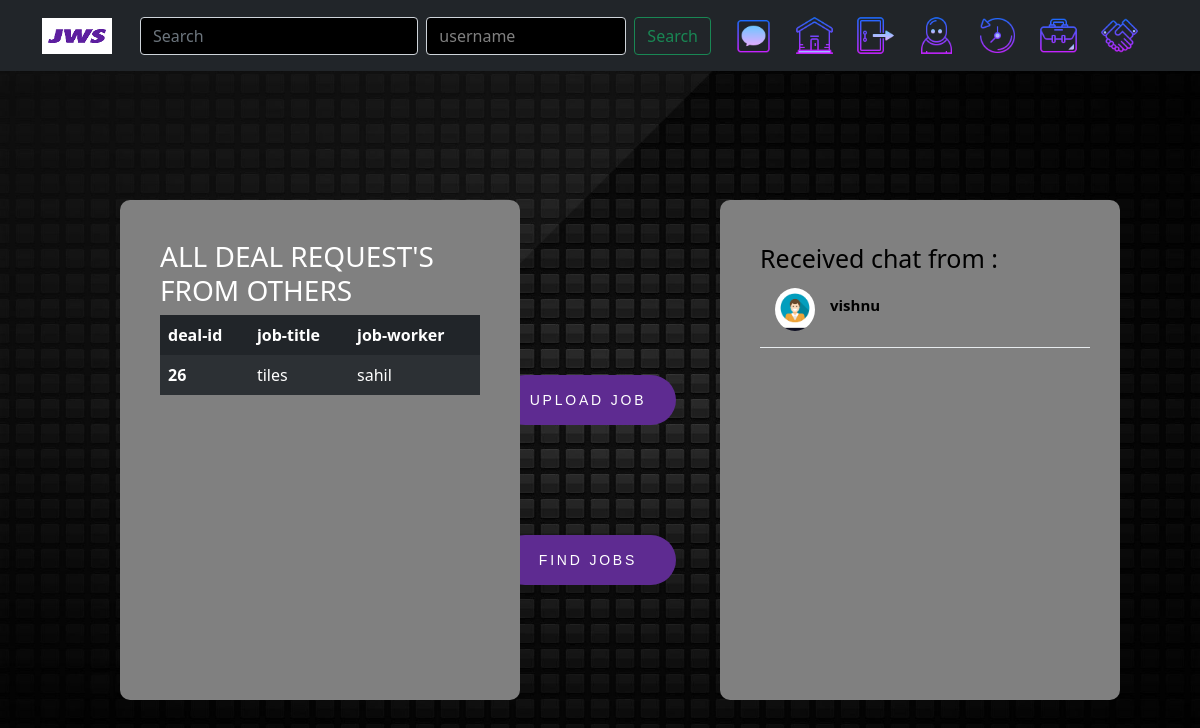
Screenshot of /homepage (signed in) with the database file from the repository.
### jobs/models.py (models this page shows, shortened)
class deal(models.Model):
    deal=models.ForeignKey(jobs,on_delete=models.CASCADE)
    status=models.BooleanField(default=False)
    job_worker=models.CharField(max_length=30)
    job_creater_approval=models.BooleanField(default=False)

class jobs(models.Model):
    job_id=models.AutoField
    job_type=models.CharField(max_length=20)
    job_title=models.CharField(max_length=20)
    job_amount=models.IntegerField()
    job_description=models.CharField(max_length=300)
    job_duration=models.CharField(max_length=30)
    job_image=models.ImageField(upload_to='profile_pics')
    user=models.CharField(max_length=20,null=True)
    job_company=models.CharField(max_length=30,null=False,default='pvt.ltd')
    def __str__(self):
        return self.job_title

### loginmodule/views.py (the view)
# urls.py: path('homepage',views.homepage, name='homepage'),
def homepage(request):
    username = request.session['uname']
    de=deal.objects.filter(deal__user=username)
    rooms = Room.objects.all()
    valid_rooms = []
    for room in rooms:
        if username in room.name:
            valid_rooms.append({'url':room.name, 'friend': room.name.replace(username, "").replace("-", "")})
    return render(request,'home.html',{'rooms': valid_rooms, 'username': username,'total':de})

### loginmodule/templates/home.html (shortened to what this page needs)
{% extends 'base.html' %}
{% load static %}
{% block css%}<link rel="stylesheet" href="{% static 'home.css' %}">{%endblock%}
{% block body%}
<div class="divcontainer">
  <div class="BUT1">
    <div class="product-price-btn">
      <a href="{% url 'Job' %}" >
      <button type="button" name="job-upload" >UPLOAD JOB</button>
      </a>
    </div>
  </div>
  <div class="BUT2">
    <div class="product-price-btn">
      <a href="{% url 'viewjob'%} ">
        <button type="button" name="view-job">FIND JOBS</button>
      </a>
    </div>
  </div>
  <div class="homechat">
    <div class="chatscreen">
      <div class="heading">
        Received chat from :
      </div>
      {% for room in rooms %}
        <div class="friend">
          <img src="{% static 'image/user prof pic.png' %}"/>
          <p>
            <strong><a href ="chat/{{username}}-{{room.friend}}/?username={{username}}">
              {{room.friend}}</a></strong>
            </p>
          </div>
          {%endfor%}
        </div>
  </div>
  <div class="dealrequest">
    <div class="profile">
      <table class="table table-striped table-hover table-dark table-borderless">
        <h3>ALL DEAL REQUEST'S FROM OTHERS</h3>
          <thead>
            <tr>
              <th scope="col">deal-id</th>
              <th scope="col">job-title</th>
              <th scope="col">job-worker</th>
            </tr>
          </thead>
          <tbody>
            {% for i in total %}
            <tr>
              <th scope="row">{{i.deal_id}}</th>
              <td>{{i.deal}}</td>
              <td>{{i.job_worker}}</td>
             </tr>
            {% endfor %}
          </tbody>
        </table>
  </div>
  </div>
</div>
{%endblock%}

### loginmodule/static/home.css (style rules this page uses)
body { background: url('image/HOME-1.jpg') no-repeat; }
.divcontainer { color: white; }
.divcontainer .BUT1 { position: absolute; top: 50%; left: 50%; transform: translate(-50%, -50%); }
.divcontainer .BUT2 { position: absolute; top: 70%; left: 50%; transform: translate(-50%, -50%); }
.product-price-btn button { float: right; display: inline-block; height: 50px; width: 176px; margin: 0 40px 0 16px; box-sizing: border-box; border: transparent; border-radius: 60px; font-family: 'Raleway', sans-serif; font-size: 14px; font-weight: 500; text-transform: uppercase; letter-spacing: 0.2em; color: #ffffff; background-color: #5e2b91; cursor: pointer; outline: none; }

### loginmodule/templates/home.html (style rules this page uses)
.heading { color:black; font-size: 25px; }
.friend { height:70px; width:330px; border-bottom:1px solid #e7ebee; }
.friend img { width:40px; border-radius:50%; margin-left:15px; margin-right:15px; margin-top:10px; float:left; }
.friend p { padding:15px 0 0 0; float:left; width:220px; }
.friend p strong { font-weight:600; font-size:15px; color:#597a96; }
.friend p strong a { font-weight:600; font-size:15px; color:black; text-decoration: none; }
.profile { position: absolute; top: 25%; left: 10%; width: 400px; min-height: 500px; background: grey; border-radius: 10px; padding: 40px; box-sizing: border-box; }
.chatscreen { position: absolute; top: 25%; left: 60%; width: 400px; min-height: 500px; background: grey; border-radius: 10px; padding: 40px; box-sizing: border-box; }

### rows the page displays
deal: deal_id "26", deal "tiles", job_worker "sahil"

### other values shown
{{ room.friend }} "vishnu"
